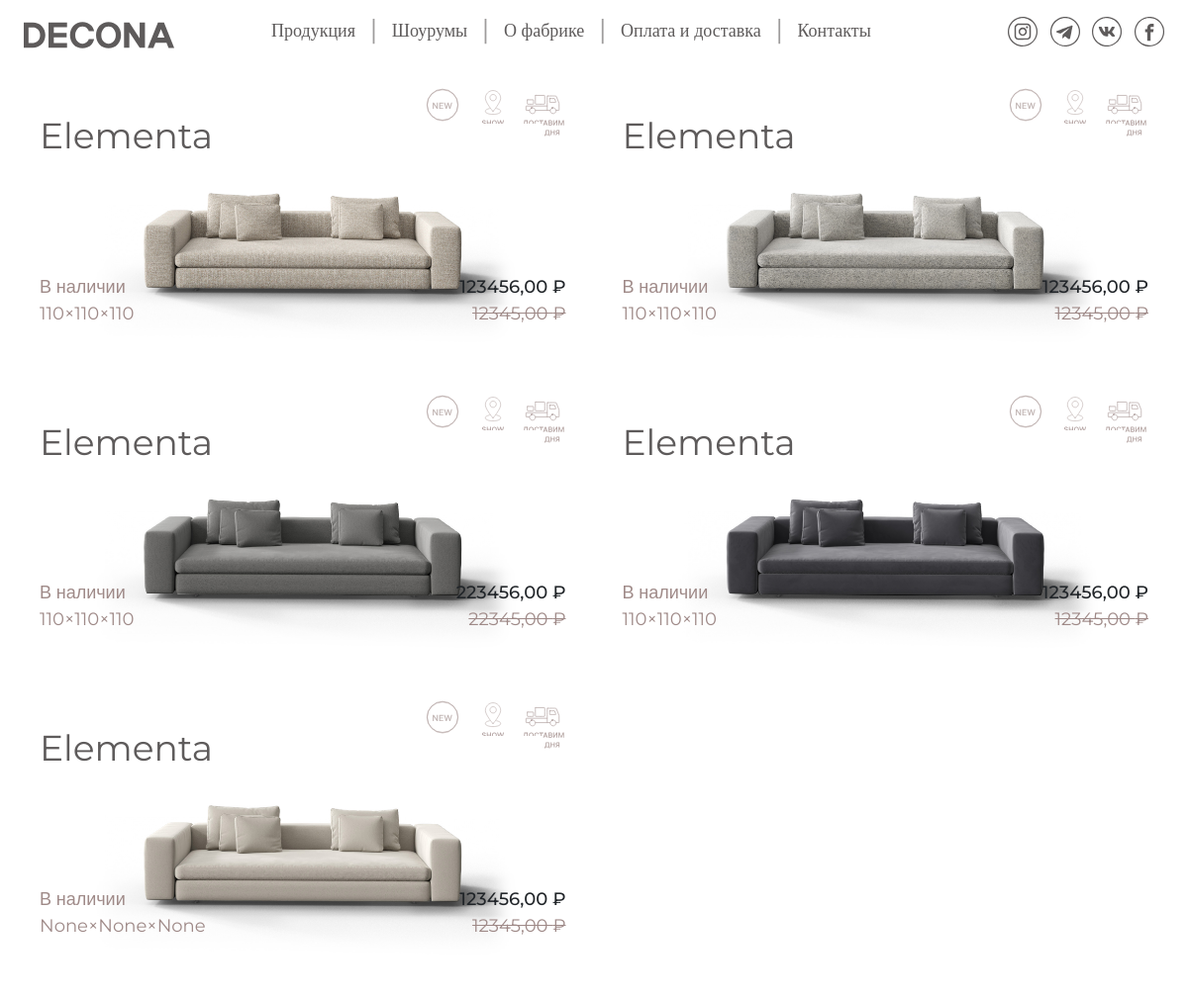
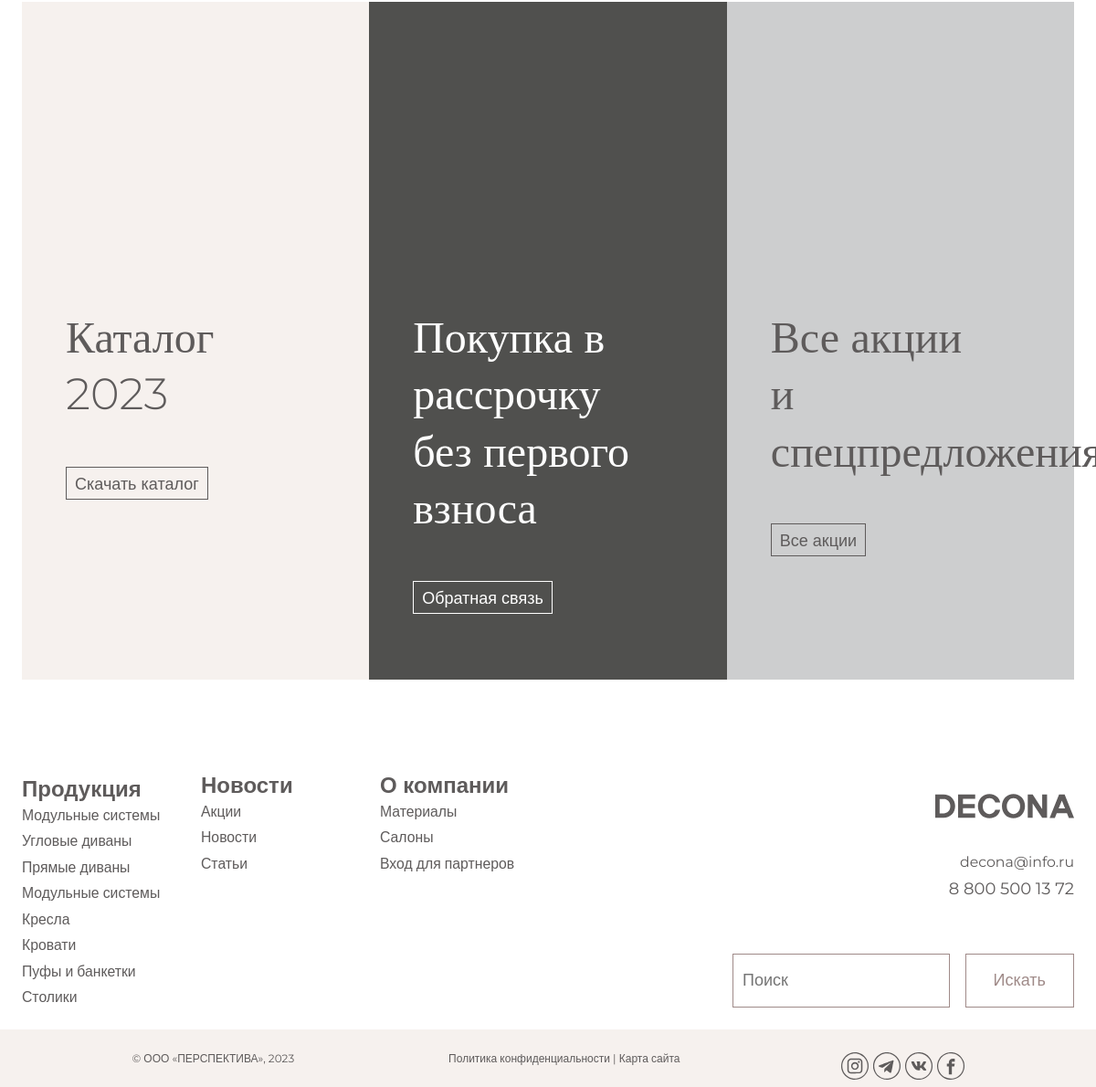
Before: /str/ with the older database file (2 pictures, top to bottom).
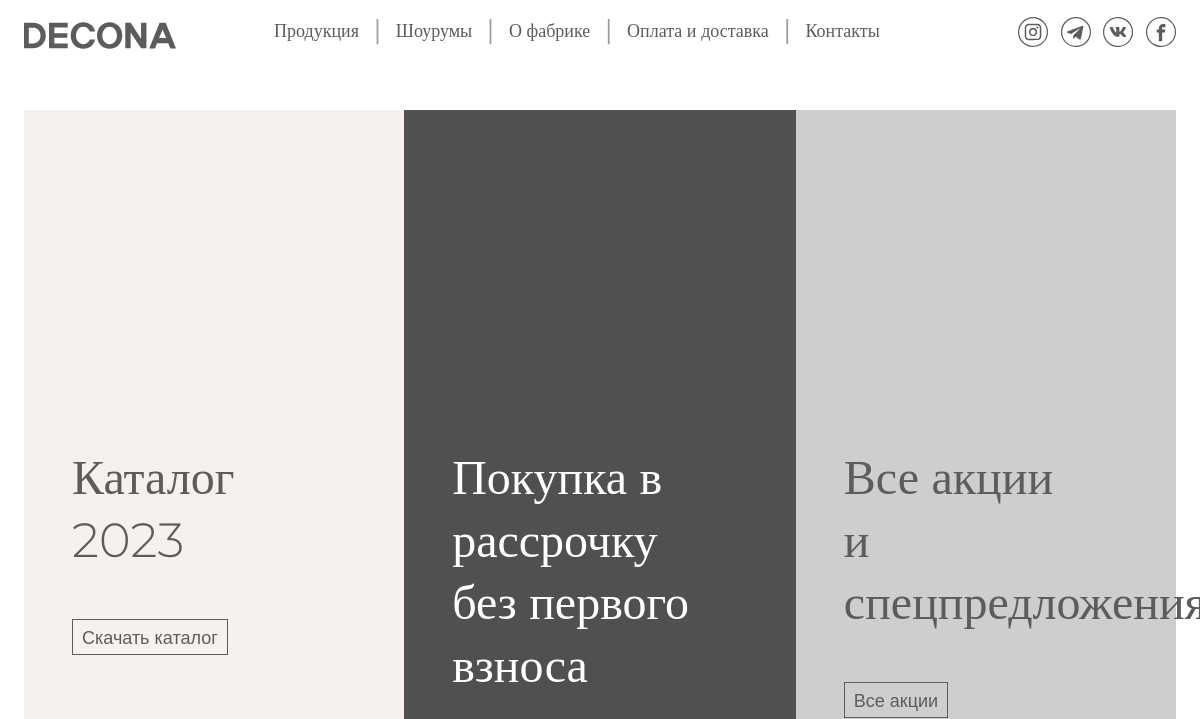
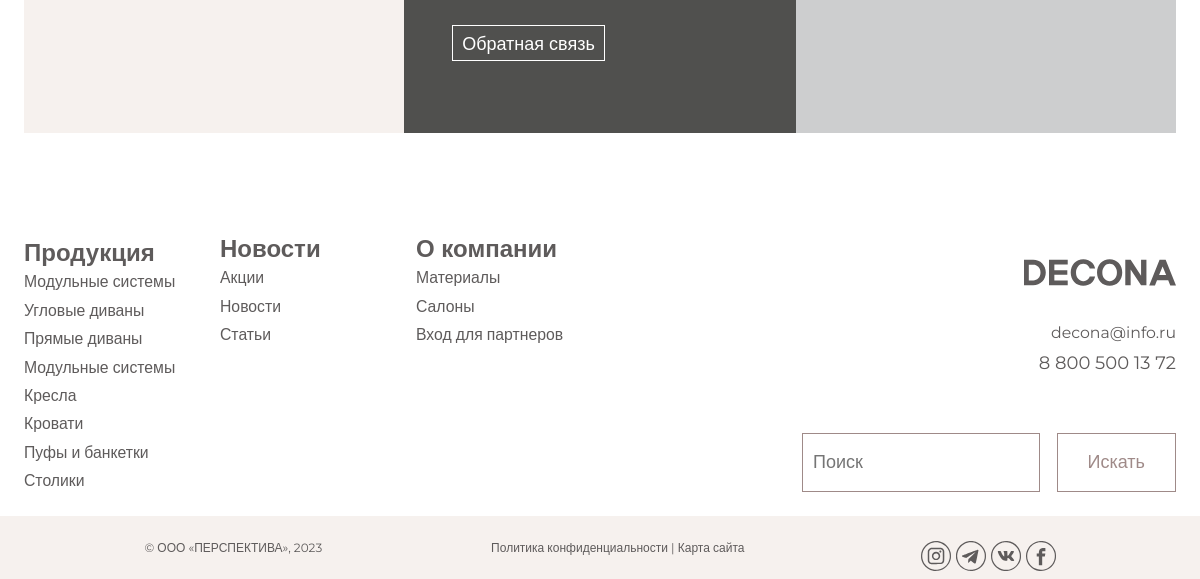
After: the same page with the newer database file (2 pictures, top to bottom).
### product/models.py (models this page shows, shortened)
class Product(models.Model):
	id = models.AutoField(primary_key=True)
	category = models.ForeignKey(
		Category,
		related_name='products',
		on_delete=models.CASCADE, verbose_name = 'Категория')
	collection = models.ForeignKey(Collection,
		related_name='products',
		on_delete=models.CASCADE, verbose_name = 'Коллекция')
	fabric_name = models.ForeignKey(Fabric,
		related_name='products',
		on_delete=models.CASCADE, verbose_name = 'Название ткани')
	product_full_name = models.CharField(max_length=50, null=True, blank=True, verbose_name = 'Полное название товара (напр. Угловой диван Consono)')
	product_fabric_icon_1 = models.ImageField(upload_to='fabric_icons/%Y/%m/%d', default='fabric_icons/2023/12/06/CAMBRIDGE_600.png', null=True, blank=True, verbose_name = 'Иконка переключения ткани № 1')
	slug_fabric_icon_1 = models.SlugField(max_length=100, null=True, verbose_name='Название ткани №1')
	product_fabric_icon_2 = models.ImageField(upload_to='fabric_icons/%Y/%m/%d',  default='fabric_icons/2023/12/06/JAZZ_01.png', null=True, blank=True, verbose_name = 'Иконка переключения ткани № 2')
	slug_fabric_icon_2 = models.SlugField(max_length=100, null=True, verbose_name='Название ткани №2')
	product_fabric_icon_3 = models.ImageField(upload_to='fabric_icons/%Y/%m/%d', default='fabric_icons/2023/12/06/JAZZ_21.png', null=True, blank=True, verbose_name = 'Иконка переключения ткани № 3')
	slug_fabric_icon_3 = models.SlugField(max_length=100, null=True, verbose_name='Название ткани №3')
	product_fabric_icon_4 = models.ImageField(upload_to='fabric_icons/%Y/%m/%d', default='fabric_icons/2023/12/06/PIXEL_FOREST.png', null=True, blank=True, verbose_name = 'Иконка переключения ткани № 4')
	slug_fabric_icon_4 = models.SlugField(max_length=100, null=True, verbose_name='Название ткани №4')
	product_fabric_icon_5 = models.ImageField(upload_to='fabric_icons/%Y/%m/%d', default='fabric_icons/2023/12/06/VELUTTO_32.png', null=True, blank=True, verbose_name = 'Иконка переключения ткани № 5')
	slug_fabric_icon_5 = models.SlugField(max_length=100, null=True, verbose_name='Название ткани №5')
	show_on_category_page = models.BooleanField(default=True, verbose_name = 'Отображать в выдаче категории')
	popular = models.BooleanField(default=True, verbose_name = 'Отображать в карусели "Популярные"')
	is_new = models.BooleanField(default=True, verbose_name = 'Новый')
	available_for_delivery_2 = models.BooleanField(default=True, verbose_name = 'Доставим за 2 дня')
	available_for_delivery_28 = models.BooleanField(default=True, verbose_name = 'Доставим за 28 дней')
	available_in_showroom = models.BooleanField(default=True, verbose_name = 'Есть в шоуруме')
	icon_is_new = models.FileField(upload_to='status_icons/%Y/%m/%d', default='status_icons/2023/12/07/new.svg', null=True, blank=True, verbose_name = 'Иконка | Новый')
	icon_available_for_delivery_2 = models.FileField(upload_to='status_icons/%Y/%m/%d', default='status_icons/2023/12/07/delivery2.svg', null=True, blank=True, verbose_name = 'Иконка | Доставим за 2 дня')
	icon_available_for_delivery_28 = models.FileField(upload_to='status_icons/%Y/%m/%d', default='status_icons/2023/12/07/delivery2.svg', null=True, blank=True, verbose_name = 'Иконка | Доставим за 28 дней')
	icon_available_in_showroom =models.FileField(upload_to='status_icons/%Y/%m/%d', default='status_icons/2023/12/07/showrooms.svg',null=True, blank=True, verbose_name = 'Иконка | Есть в шоуруме')
	product_img = models.ImageField(upload_to='images/%Y/%m/%d', null=True, blank=True, verbose_name = 'Изображение товара')
	description = models.CharField(max_length=1500, null=True, blank=True, verbose_name = 'Описание товара')
	price = models.DecimalField(max_digits=10, decimal_places=2, verbose_name = 'Цена')
	price_sale = models.DecimalField(max_digits=10, decimal_places=2, verbose_name = 'Цена (распродажа)')
	carousel_items = models.ManyToManyField('ProductImage', blank=True, related_name='carousel_items', verbose_name ='Слайдер с товаром | десктоп')
	carousel_items_mob = models.ManyToManyField('ProductImage', related_name='carousel_items_mob', blank=True, verbose_name ='Слайдер с товаром | мобильный')
	closeup = models.ImageField(upload_to='closeups/', blank=True, null=True, verbose_name = 'Крупный фрагмент справа')
	width = models.IntegerField(blank=True, null=True, verbose_name = 'Ширина')
	depth = models.IntegerField(blank=True, null=True, verbose_name = 'Глубина')
	height = models.IntegerField(blank=True, null=True, verbose_name = 'Высота')
	pdf =  models.FileField(upload_to='pdf/%Y/%m/%d', default='status_icons/2023/12/07/new.svg', null=True, blank=True, verbose_name = 'Файл PDF')
	product_inside = models.CharField(max_length=150, null=True, blank=True, verbose_name = 'Наполнение')
	product_inside_pillow = models.CharField(max_length=150, null=True, blank=True, verbose_name = 'Наполнение подушек')
	carcas_type = models.CharField(max_length=50, null=True, blank=True, verbose_name = 'Каркас')
	paws_type = models.CharField(max_length=50, null=True, blank=True, verbose_name = 'Ножки')
	mechanism_type = models.CharField(max_length=50, null=True, blank=True, verbose_name = 'Механизм')
	sleep_place = models.CharField(max_length=50, null=True, blank=True, verbose_name = 'Спальное место')
	linen_drawer = models.CharField(max_length=50, null=True, blank=True, verbose_name = 'Бельевой ящик')
	scheme = models.FileField(upload_to='schemes/%Y/%m/%d', default='status_icons/2023/12/07/new.svg', null=True, blank=True, verbose_name = 'Схема')
	options = models.ManyToManyField(Option, blank=True, verbose_name = 'Опции')
	slider_interior = models.ForeignKey(SliderInterior, blank=True, on_delete=models.CASCADE, verbose_name = 'Слайдер с интерьерами')
	popover = models.ForeignKey(PopOverFeatures, blank=True, on_delete=models.CASCADE, verbose_name = 'Поповер фичи')
	features = models.CharField(max_length=350, null=True, blank=True, verbose_name = 'Конструктивные особенности')
	created = models.DateTimeField(default=timezone.now, verbose_name = 'Создано')
	updated = models.DateTimeField(auto_now=True, verbose_name = 'Последние изменения')
	product_slug = models.SlugField(null=True, blank=True, max_length=100)
	class Meta:
		ordering = ['product_full_name']
		indexes = [
			models.Index(fields=['id', 'product_slug', '-created']),
			models.Index(fields=['product_full_name']),
			models.Index(fields=['-created']),
		]
		verbose_name = 'Товар'
		verbose_name_plural = 'Товары'

class Collection(models.Model):
	collection_id = models.AutoField(primary_key=True)
	collection = models.CharField(max_length=30, verbose_name = 'Коллекция (Латиницей, с большой буквы)')
	collection_slug = models.SlugField(max_length=30, unique=True, null=True, verbose_name='URL')
	class Meta:
		ordering = ['collection']
		indexes = [
		models.Index(fields=['collection']),
		]
		verbose_name = 'Коллекция'
		verbose_name_plural = 'Коллекции'
	def __str__(self):
		return self.collection

### product/views.py (the view)
# urls.py: path('<str:category_slug>/', views.cat_view, name='cat_view'),
def cat_view (request, category_slug=None):
	category = get_object_or_404(Category, category_slug=category_slug)
	products = Product.objects.filter(category=category)
	return render(request, 'product/category_goods.html', {'products': products})

### product/templates/product/category_goods.html (shortened to what this page needs)
{% extends 'product/base_cacao_nav.html' %}
{% load static %}
{% block content %}
<div class="products_container">
{% for el in products %}
	<div class = "product_card p-3" >
		<a href="{% url 'product:single_product' el.product_slug %}">
			<div class = 'd-none d-md-block d-lg-block d-xl-block d-xxl-block'>
				<div class = 'd-flex justify-content-between'>
					<div>
						<h3 class='product_card_header'>{{ el.collection }}</h3>
					</div>
					<div>
					{% if el.is_new %}
						<img src="{{ el.icon_is_new.url }}" alt="Можем доставить за 2 дня" class='status_icon'>
					{% endif %}
					{% if el.available_in_showroom %}
						<img src="{{ el.icon_available_in_showroom.url }}" alt="Товар доступен в шоуруме" class='status_icon'>
					{% endif %}
					{% if el.available_for_delivery_2 %}
						<img src="{{ el.icon_available_for_delivery_2.url }}" alt="Можем доставить за 2 дня" class='status_icon'>
					{% endif %}
					</div>
				</div>
			</div>
			<center class='px-4 d-none d-md-block d-lg-block d-xl-block d-xxl-block'>
				<img src="http://127.0.0.1:8000/media/{{ el.product_img }}" class="img-fluid product_img_under">
			</center>
			<div class = 'card-bottom-info'>
				<div class = 'd-flex justify-content-between'>
					<div class='cacao'>В наличии</div>
					<div class='old-price_cat_page'>{{ el.price }} ₽</div>
				</div>
				<div class = 'd-flex justify-content-between'>
					<div class='cacao'>{{ el.width }}×{{ el.depth }}×{{ el.height }}</div>
					<div class='cacao price_cat_page'>{{ el.price_sale }} ₽</div>
				</div>
			</div>
		</a>
	</div>
{% endfor %}
</div>
{% endblock %}

### product/templates/product/base_cacao_nav.html (shortened to what this page needs)
{% load static %}
<!DOCTYPE html>
<html>
<head>
	<link href="https://cdn.jsdelivr.net/npm/bootstrap@5.3.2/dist/css/bootstrap.min.css" rel="stylesheet">
	<link rel="stylesheet" href="{% static 'css/de_style.css'%}" type="text/css">
	<link rel="stylesheet" href="{% static 'css/style.css'%}" type="text/css">
	<link rel="stylesheet" href="{% static 'css/popOverAboutCANVAS.css'%}" type="text/css">
	<link rel="stylesheet" href="{% static 'css/sliderFabricChange.css'%}" type="text/css">
<link rel="stylesheet" href="https://cdnjs.cloudflare.com/ajax/libs/OwlCarousel2/2.3.4/assets/owl.carousel.min.css">
<link rel="stylesheet" href="https://cdnjs.cloudflare.com/ajax/libs/OwlCarousel2/2.3.4/assets/owl.theme.default.min.css">
</head>
<body>
<header class="header">
	<div class='d-none d-lg-block d-xl-block d-xxl-block'>
	  <div class="desctop-menu">
	      <div class="ps-4">
	        <a class='navbar-brand' href='{% url "product:index" %}'>
	          </a>
	      </div>
	      <div class='pt-2 desctop-menu to-center'>
	        <a class='nav-link  ' aria-current='page' href='{% url "product:products" %}'>Продукция</a>
	          <p class='  top-string major-text'>|</p>
	        <a class='nav-link  ' href='{% url "product:showrooms" %}'>Шоурумы</a>
	          <p class='  top-string major-text'>|</p>
	        <a class='nav-link  ' href='{% url "product:about" %}'>О фабрике</a>
	          <p class='  top-string major-text'>|</p>
	        <a class='nav-link  ' href='{% url "product:payment" %}'>Оплата и доставка</a>
	          <p class='  top-string major-text'>|</p>
	        <a class='nav-link  ' href='{% url "product:contact" %}'>Контакты</a>
	      </div>
	      <div class="ps-4 pe-4 pt-2 righted">
	        <span class='ms-2'>
	        	<a class='ps-2' href ='#'>
	          	</a>
	          	<a class='ps-2' href='#'>
	          	</a>
	          	<a class='ps-2' href='#'>
	          	</a>
	          	<a class='ps-2' href='#'>
	          	</a>
	        </span>
	      </div>
	    </div>
	  </div>
</header>
{% block content %}
{% endblock %}
	<div class='my-5 mx-4 d-none d-lg-block d-xl-block d-xxl-block' id='desctop-show'>
		<div class='d-flex justify-content-between'>
			<div class ='rectangle latte_bg ps-4'>
				<h2 class='rect-card ps-4 h2_w600'>Каталог</h2>
				<h2 class='ps-4 mb-5 h2_w600'>2023</h2>
				<a href='http://temp.decona.ru/wp-content/uploads/goods_pics/COLLECTIONS/CONSONO/CONSONO_DOWNLOADS/PDF/CONSONO.pdf' class='ps-4'><button class='btn-outline-gray'>Скачать каталог</button></a>
			</div>
			<div class ='rectangle dark-gray ps-4'>
				<h2 class='white rect-card ps-4 h2_w600'>Покупка в рассрочку </h2>
				<h2 class='white ps-4  mb-5 h2_w600'>без первого взноса</h2>
				<a href='http://temp.decona.ru/contact/' class='ps-4'><button class='btn-outline-white'>Обратная связь</button></a>
			</div>
			<div class ='rectangle middle-gray ps-4'>
					<h2 class='rect-card ms-4 h2_w600'>Все акции</h2>
					<h2 class='ms-4 mb-5 h2_w600'>и спецпредложения</h2>
					<a href='http://temp.decona.ru/2023/04/18/great-offer/' class='ps-4'><button class='btn-outline-gray'>Все акции</button></a>
			</div>
			</div>
	</div>
<footer>
	<div class='d-none d-lg-block d-xl-block d-xxl-block' id='desctop-show'>
	    <div class="container-fluid px-4 pt-5 pb-3">
	        <div class='row'>
	            <div class='col-2 pt-2'>
	                <h4 class='mb-1'>Продукция</h4>
	                <p class='small  pb-2'><a href='#'>Модульные системы</a></p>
	                <p class='small  pb-2'><a href='#'>Угловые диваны</a></p>
	                <p class='small  pb-2'><a href='#'>Прямые диваны</a></p>
	                <p class='small  pb-2'><a href='#'>Модульные системы</a></p>
	                <p class='small  pb-2'><a href='#'>Кресла</a></p>
	                <p class='small  pb-2'><a href='#'>Кровати</a></p>
	                <p class='small  pb-2'><a href='#'>Пуфы и банкетки</a></p>
	                <p class='small  pb-2'><a href='#'>Столики</a></p>
	            </div>
	            <div class='col-2 pt-1'>
	                <h4 class='mb-1'>Новости</h4>
	                <p class='small  pb-2'><a href='http://temp.decona.ru/2023/04/18/great-offer/'>Акции</a></p>
	                <p class='small  pb-2'><a href='#'>Новости</a></p>
	                <p class='small  pb-2'><a href='http://temp.decona.ru/articles/'>Статьи</a></p>
	            </div>
	            <div class='col-2 pt-1'>
	                <h4 class='mb-1'>О компании</h4>
	                <p class='small  pb-2'><a href='#'>Материалы</a></p>
	                <p class='small  pb-2'><a href='http://temp.decona.ru/showrooms/'>Салоны</a></p>
	                <p class='small  pb-2'><a href='#'>Вход для партнеров</a></p>
	            </div>
	            <div class='col pt-2 text-end'>
	                <div class="mb-3">
	                    <a class='navbar-brand' href='http://temp.decona.ru'>
	                    </a>
	                </div>
	                <p class='small py-2'>decona@info.ru</p>
	                <p class='pb-5'>8 800 500 13 72</p>
	                <div class="d-flex justify-content-end">
	                    <div>
	                    <form role="search" method="get" class="search-form" action="http://temp.decona.ru/">
	                        <input type="search" id="search-form-1" class="search-field" value="" name="s" placeholder="Поиск">
	                        <input type="submit" class="search-submit" value="Искать">
	                    </form>
	                    </div>
	                </div>
	            </div>
	        </div>
	    </div>
	    <div class='d-flex justify-content-around over-width latte_bg pt-3'>
	        <div>
	            <p class='mt-2 small-text'>© ООО «ПЕРСПЕКТИВА», 2023</p>
	        </div>
	        <div class='px-4 mt-2'>
	            <p class='small-text'><a href = '#'>Политика конфиденциальности</a> |
	            <a href = '#'>Карта сайта</a>
	            </p>
	        </div>
	            <span class='ms-2'>
	                <a class='' href ='#'>
	                </a>
	                <a href='#'>
	                </a>
	                <a href='#'>
	                </a>
	                <a href='#'>
	                </a>
	            </span>
	    </div>
	</div>
</footer>
</body>
</html>

Changed rows visible on the page:
no longer on this page (row edited): Product: collection "Elementa", icon_is_new (picture), icon_available_in_showroom (picture), icon_available_for_delivery_2 (picture), product_img (picture), price "123456,00", width "110", depth "110", height "110", price_sale "12345,00"
removed Product: collection "Elementa", icon_is_new (picture), icon_available_in_showroom (picture), icon_available_for_delivery_2 (picture), product_img (picture), price "123456,00", width "110", depth "110", height "110", price_sale "12345,00"
removed Product: collection "Elementa", icon_is_new (picture), icon_available_in_showroom (picture), icon_available_for_delivery_2 (picture), product_img (picture), price "223456,00", width "110", depth "110", height "110", price_sale "22345,00"
removed Product: collection "Elementa", icon_is_new (picture), icon_available_in_showroom (picture), icon_available_for_delivery_2 (picture), product_img (picture), price "123456,00", width "110", depth "110", height "110", price_sale "12345,00"
removed Product: collection "Elementa", icon_is_new (picture), icon_available_in_showroom (picture), icon_available_for_delivery_2 (picture), product_img (picture), price "123456,00", width "None", depth "None", height "None", price_sale "12345,00"
